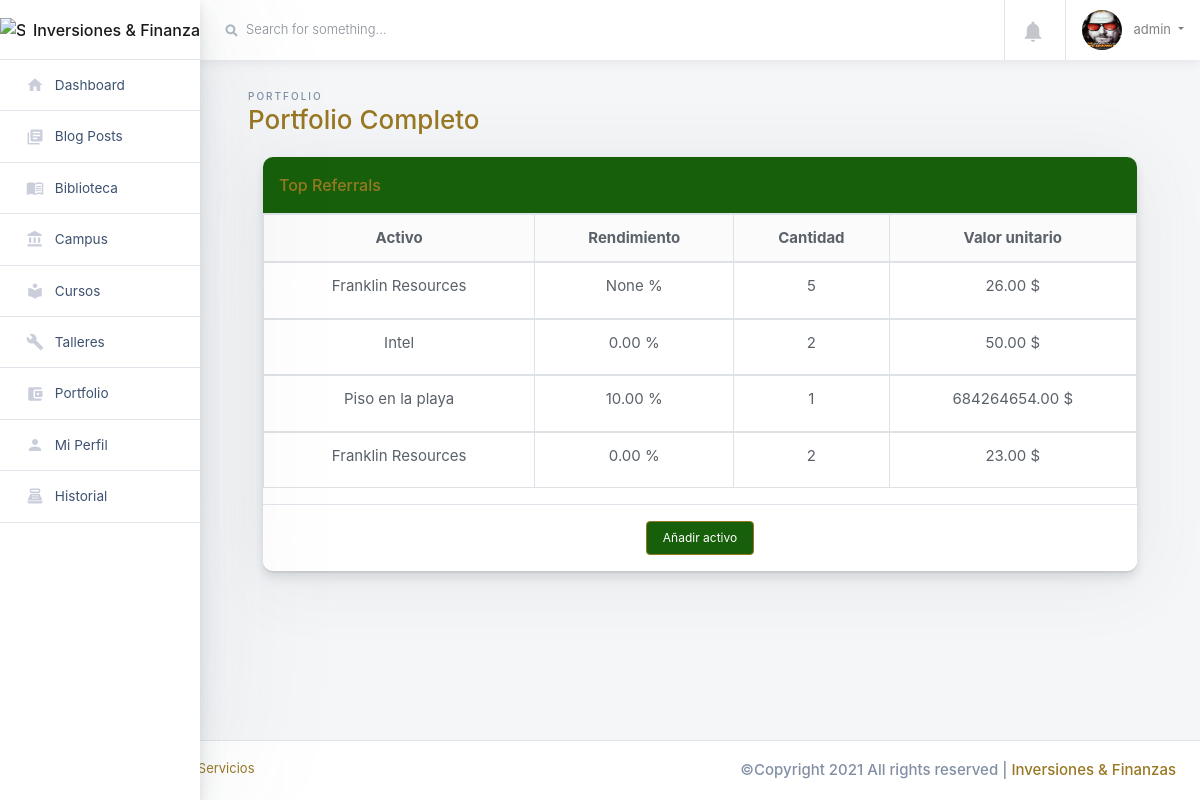
Screenshot of /muro/Modifportfolio/ (signed in) with the database file from the repository.
### usuario/models.py (models this page shows, shortened)
class MyUser(AbstractUser):
    first_name = models.CharField("Nombre", max_length=150, blank=True)
    last_name = models.CharField("Apellidos", max_length=150, blank=True)
    pais = CountryField("País de origen", null=True, blank=True)
    telefono = PhoneNumberField("Número telefónico", null=True, blank=True)
    is_admin = models.BooleanField(default=False)
    is_staff = models.BooleanField(default=False)
    is_active = models.BooleanField(default=False)

### perfil/models.py (models this page shows, shortened)
class Perfil (models.Model):
    user = models.OneToOneField(MyUser,on_delete=models.CASCADE)
    edad = models.DateField("Fecha de nacimiento", null=True, blank=True)
    ciudad = models.CharField("Ciudad de origen", max_length=150,null=True, blank=True)
    foto_perfil = models.ImageField("Foto de perfil", upload_to='avatar/', default="inversorinteligente.png")
    bio = RichTextField("Descripción", null=True, blank=True)
    facebook = models.CharField("Link de tu Facebook",max_length=3000,  null=True, blank=True)
    twitter = models.CharField("Link de tu Twitter", max_length=3000, null=True, blank=True)
    tiktok = models.CharField("Link de tu Tiktok", max_length=3000, null=True, blank=True)
    instagram = models.CharField("Link de tu Instagram", max_length=3000, null=True, blank=True)
    pinterest = models.CharField("Link de tu Pinterest",max_length=3000, null=True, blank=True)

### cartera/models.py (models this page shows, shortened)
class Cartera (models.Model):
    usuario = models.ForeignKey(MyUser,  on_delete=models.CASCADE, null=True, blank=True)
    activo = models.ForeignKey(Activo,  on_delete=models.PROTECT, null=True, blank=True)
    nombre_activo = models.CharField("Nombre del activo",max_length=250, null=True, blank=True)
    ticker_accion =models.CharField("Ticker",max_length=6, null=True, blank=True)
    rendimiento = models.DecimalField ("Rendimiento",null=True, blank=True, max_digits=10, decimal_places=2, default=0)
    valor = models.DecimalField ("Valor",null=True, blank=True, max_digits=100, decimal_places=2)
    cantidad = models.IntegerField("Cantidad", null=True, blank=True)
    movimiento = models.CharField("Movimiento realizado", choices=Movimientos, max_length=6, null=True, blank=True)
    fecha_movimiento = models.DateField("Fecha del movimiento", null=True, blank=True)
    observacion = models.CharField("Observaciones", max_length=500, null=True, blank=True, default="")

### muro/views.py (the view)
# urls.py: path('Modifportfolio/', views.Modifportfolio, name="modifportfolio"),
@login_required(login_url='login')
def Modifportfolio(request):
    activos_cartera = Cartera.objects.filter(usuario=request.user)
    if request.method =="POST":
        agractform = AgregarActivo(request.POST)
        carteraform = ModCartera(request.POST)
        if carteraform.is_valid():
            obj = carteraform.save(commit=False)
            obj.usuario = request.user
            obj.save()
            messages.success(request, f'Activo agregado a tu cartera')
            return redirect('modifportfolio')
        if agractform.is_valid():
            agractform.save()
            messages.success(request, f'Activo agregado')
            return redirect('modifportfolio')
    else:
        agractform = AgregarActivo()
        carteraform = ModCartera()
    return render(request, "perfil/modifportfolio.html", {'agractform': agractform, 'carteraform': carteraform, 'activos_cartera': activos_cartera})

### cartera/forms.py
class AgregarActivo (forms.ModelForm):
    class Meta:
        model = Activo
        fields = "__all__"

class ModCartera (forms.ModelForm):
    fecha_movimiento = forms.DateField(initial=datetime.date.today)
    class Meta:
        model = Cartera
        fields = [
            "activo",
            "nombre_activo",
            "nombre_activo",
            "ticker_accion",
            "rendimiento",
            "valor",
            "cantidad",
            "movimiento",
            "fecha_movimiento",
            "observacion",
        ]

### cartera/models.py (called while the page is built)
    def __str__(self):
        return self.nombre

### notifs/views.py (called while the page is built)
def CountNotifications(request):
	count_notifications = 0
	if request.user.is_authenticated:
		count_notifications = Notifs.objects.filter(user=request.user, is_seen=False).count()
	return {'count_notifications':count_notifications}

### web/templatetags/extra.py (called while the page is built)
@register.filter(name='has_group')
def has_group(user, group_name):
    group = Group.objects.get(name=group_name)
    return True if group in user.groups.all() else False

### muro/templates/perfil/modifportfolio.html (shortened to what this page needs)
{% extends "layouts/base.html" %}
{% load static %}
{% load crispy_forms_tags %}
{% block content %}
<div class="main-content-container container-fluid px-4">
    <div class="main-content-container container-fluid px-4">
          <div class="page-header row no-gutters py-4">
            <div class="col-12 col-sm-4 text-center text-sm-left mb-0">
              <span class="text-uppercase page-subtitle">Portfolio</span>
              <h3 class="page-title">Portfolio Completo</h3>
            </div>
          </div>
          <div class="col-xl">
            <div class="card card-small">
              <div class="card-header border-bottom">
                <h6 class="m-0">Top Referrals</h6>
              </div>
              <div class="card-body p-0 text-center">
                <table class="table table-bordered">
                  <thead class="bg-light">
                    <tr>
                      <th scope="col" >Activo</th>
                      <th scope="col" >Rendimiento</th>
                      <th scope="col" >Cantidad</th>
                      <th scope="col" >Valor unitario</th>
                    </tr>
                  </thead>
                  {% for activo in activos_cartera %}
                  <tbody>
                    <tr>
                      <td scope="row"><label><span data-toggle="tooltip" data-placement="top" data-html="true" title="" data-original-title="{{ activo.observacion }}">{{ activo.nombre_activo }}</span></label></td>
                      <td scope="row"><label>{{ activo.rendimiento }} %</label></td>
                      <td scope="row"><label>{{ activo.cantidad }}</label></td>
                      <td scope="row"><label>{{ activo.valor }} $</label></td>
                    </tr>
                  {% endfor %}
                  </tbody>
                </table>
              </div>
              <div class="card-footer border-top">
                <div class="row">
                  <div class="col">
                    <center>
                      <button type="button" class="btn btn-primary" data-toggle="modal" data-target="#exampleModalCenter">
                        Añadir activo
                      </button>
                    </center>
                  </div>
                </div>
              </div>
            </div>
          </div>
                </div>
              </div>
            </div>
          </div>
{% endblock content %}

### muro/templates/includes/navigation.html (shortened to what this page needs)
{% load static %}
{% load extra %}
          <div class="main-navbar sticky-top bg-white">
              <nav class="navbar align-items-stretch navbar-light flex-md-nowrap p-0">
                <form action="#" method="GET" class="main-navbar__search w-100 d-none d-md-flex d-lg-flex">
                  <div class="input-group input-group-seamless ml-3">
                    <div class="input-group-prepend">
                      <div class="input-group-text">
                        <i class="fas fa-search"></i>
                      </div>
                    </div>
                    <input class="navbar-search form-control" type="text" placeholder="Search for something..." aria-label="Search"> </div>
                </form>
                {% if user.is_authenticated %}
                  <ul class="navbar-nav border-left flex-row ">
                    <li class="nav-item border-right dropdown notifications">
                      <a class="nav-link nav-link-icon text-center" href="#" role="button" id="dropdownMenuLink" data-toggle="dropdown" aria-haspopup="true" aria-expanded="false">
                        <div class="nav-link-icon__wrapper">
                          <i class="material-icons">&#xE7F4;</i>
                        </div>
                      </a>
                    </li>
                    <li class="nav-item dropdown">
                      <a class="nav-link dropdown-toggle text-nowrap px-3" data-toggle="dropdown" href="#" role="button" aria-haspopup="true" aria-expanded="false">
                      {% if user.perfil.foto_perfil %}
                        <img class="user-avatar rounded-circle mr-2" src="{{ user.perfil.foto_perfil.url }}" alt="User Avatar" style="width: 40px; height: 40px;">
                      {% else %}
                        <img class="user-avatar rounded-circle mr-2" src="{% static 'website/img/core-img/inversorinteligente.png' %}" alt="User Avatar" style="width: 40px; height: 40px;">
                      {% endif %}
                        <span class="d-none d-md-inline-block">
                          {{ request.user.username }}
                        </span>
                        {% if request.user|has_group:"comentador" %}
                      </a>
                      <div class="dropdown-menu dropdown-menu-small">
                        <a class="dropdown-item" href="{% url 'perfil' %}">
                          <i class="material-icons">&#xE7FD;</i>Perfil</a>
                        <div class="dropdown-divider"></div>
                        <a class="dropdown-item text-danger" href={% url 'logout' %} >
                          <i class="material-icons text-danger">&#xE879;</i> Logout </a>
                      </div>
                      {% else %}
                      </a>
                      {% endif %}
                    </li>
                  </ul>
                {% endif %}
              </nav>
          </div>

### rows the page displays
MyUser: perfil.foto_perfil (picture), user.username "admin"
Cartera: nombre_activo "Franklin Resources", rendimiento "None", cantidad "5", valor "26.00"
Cartera: nombre_activo "Intel", rendimiento "0.00", cantidad "2", valor "50.00"
Cartera: nombre_activo "Piso en la playa", rendimiento "10.00", cantidad "1", valor "684264654.00"
Cartera: nombre_activo "Franklin Resources", rendimiento "0.00", cantidad "2", valor "23.00"
